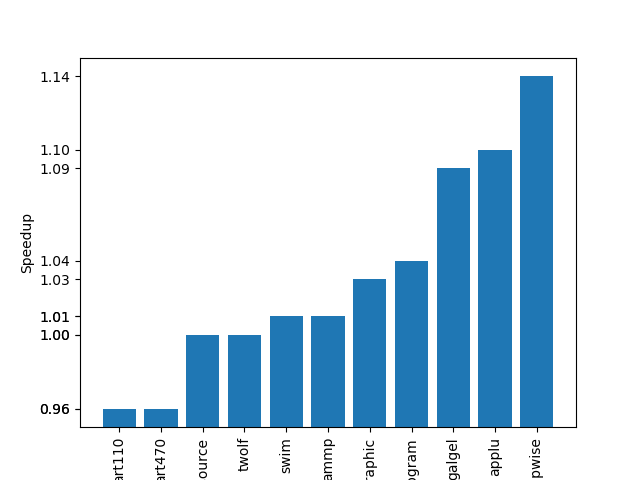

Write Python code to recreate this figure.
import matplotlib
from matplotlib import pyplot as plt

stop_words = [
    "swim",
    "ammp",
    "twolf",
    "bzip2_source",
    "bzip2_program",
    "bzip2_graphic",
    "art110",
    "art470",
    "wupwise",
    "appsi",
    "applu",
    "galgel",
]


def harmonic_mean(speedups):
    mean = 0
    for speedup in speedups:
        mean += 1 / speedup
    return len(speedups) / mean


path = "width_degree_3"

means = []

with open(path + "/ghb_ait_256/stats.txt", "r") as file:
    lines = file.readlines()
    for i in range(0, len(lines)):
        if "PREFETCHER: user" in lines[i]:
            # print(lines[i:])
            user_stats = lines[i:]
            break

    user_results = {}

    for line in user_stats:
        for word in stop_words:
            if word in line:
                test_results = line.split()
                user_results[test_results[0]] = float(test_results[2])
                print(test_results[0], user_results[test_results[0]])
# Is this
# plt.bar(list(user_results.keys()), list(user_results.values()))
plt.ylim([0.95, 1.15])
plt.ylabel("Speedup")
plt.bar(list(reversed(list(user_results.keys()))),
        list(reversed(list(user_results.values()))))
plt.yticks(list(user_results.values()))
plt.xticks(rotation='vertical')
plt.tight_layout()
plt.savefig("size_256")
plt.show()
